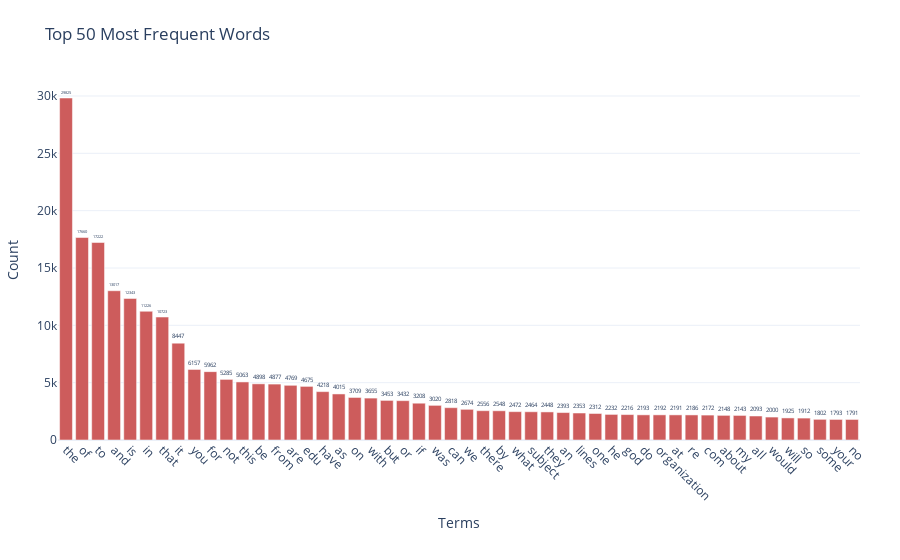

Notebook source saved alongside this figure:
### Markdown cell above
### >>> **Exercise 12 (take home):**
If you want a nicer interactive visualization here, I would encourage you try to install and use plotly to achieve this.

### Code cell
# Answer here
# Import Plotly
import plotly.express as px

# Show top 50 words in order of frequencies
sorted_index = np.argsort(term_frequencies)[::-1][:50]
top_words = count_vect.get_feature_names_out()[sorted_index]
top_counts = term_frequencies[sorted_index]

#Dataframe
df_terms = pd.DataFrame({
    "Word": top_words,
    "Frequency": top_counts
})

#Plotly
fig = px.bar(
    df_terms,
    x="Word",
    y="Frequency",
    text="Frequency",
    title=f"Top 50 Most Frequent Words",
    labels={"Word": "Terms", "Frequency": "Count"}
)

fig.update_traces(marker_color="indianred", textposition="outside")
fig.update_layout(
    xaxis_tickangle=45,
    template="plotly_white",
    margin=dict(l=40, r=40, t=80, b=120)
)

fig.show()

### Figure 1 — Plotly figure (JSON) as saved in the notebook; plotly's stock layout.template omitted (floating-point values rounded to 4 significant figures)
{"data": [{"hovertemplate": "Terms=%{x}<br>Count=%{text}<extra></extra>", "legendgroup": "", "marker": {"color": "indianred", "pattern": {"shape": ""}}, "name": "", "orientation": "v", "showlegend": false, "text": [29820.0, 17660.0, 17220.0, 13020.0, 12340.0, 11230.0, 10720.0, 8447.0, 6157.0, 5962.0, 5285.0, 5063.0, 4898.0, 4877.0, 4769.0, 4675.0, 4218.0, 4015.0, 3709.0, 3655.0, 3453.0, 3432.0, 3208.0, 3020.0, 2818.0, 2674.0, 2556.0, 2548.0, 2472.0, 2464.0, 2448.0, 2393.0, 2353.0, 2312.0, 2232.0, 2216.0, 2193.0, 2192.0, 2191.0, 2186.0, 2172.0, 2148.0, 2143.0, 2093.0, 2000.0, 1925.0, 1912.0, 1802.0, 1793.0, 1791.0], "textposition": "outside", "type": "bar", "x": ["the", "of", "to", "and", "is", "in", "that", "it", "you", "for", "not", "this", "be", "from", "are", "edu", "have", "as", "on", "with", "but", "or", "if", "was", "can", "we", "there", "by", "what", "subject", "they", "an", "lines", "one", "he", "god", "do", "organization", "at", "re", "com", "about", "my", "all", "would", "will", "so", "some", "your", "no"], "xaxis": "x", "y": [29825, 17660, 17222, 13017, 12343, 11226, 10723, 8447, 6157, 5962, 5285, 5063, 4898, 4877, 4769, 4675, 4218, 4015, 3709, 3655, 3453, 3432, 3208, 3020, 2818, 2674, 2556, 2548, 2472, 2464, 2448, 2393, 2353, 2312, 2232, 2216, 2193, 2192, 2191, 2186, 2172, 2148, 2143, 2093, 2000, 1925, 1912, 1802, 1793, 1791], "yaxis": "y"}], "layout": {"barmode": "relative", "legend": {"tracegroupgap": 0}, "margin": {"b": 120, "l": 40, "r": 40, "t": 80}, "title": {"text": "Top 50 Most Frequent Words"}, "xaxis": {"anchor": "y", "domain": [0, 1], "tickangle": 45, "title": {"text": "Terms"}}, "yaxis": {"anchor": "x", "domain": [0, 1], "title": {"text": "Count"}}}}
